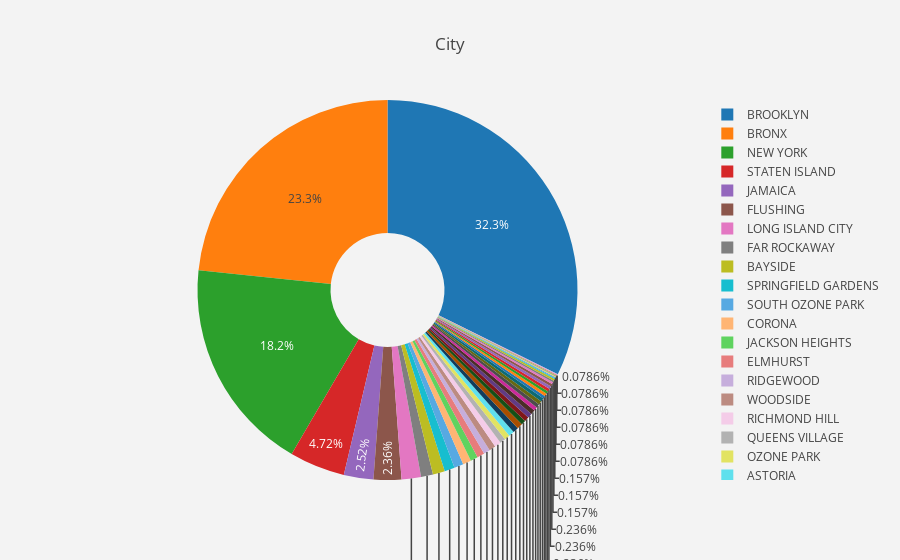

Notebook source saved alongside this figure:
### Markdown cell above
Well, According to the above charts, Most of the Schools are from Brooklyn(32.3%), followed by Bronx(23.3%), New York(18.2%), Staten Island(4.72%), Jamaica(2.52%)

### Code cell
school_city.plot('pie')

### Figure 1 — Plotly figure (JSON) as saved in the notebook; plotly's stock layout.template omitted (floating-point values rounded to 4 significant figures)
{"data": [{"hole": 0.3, "hoverinfo": "label+percent", "labels": ["ROOSEVELT ISLAND", "DOUGLASTON", "SOUTH RICHMOND HILL", "KEW GARDENS", "BROAD CHANNEL", "ROCKAWAY BEACH", "CAMBRIA HEIGHTS", "COLLEGE POINT", "ARVERNE", "LITTLE NECK", "WOODHAVEN", "FLORAL PARK", "EAST ELMHURST", "MASPETH", "HOWARD BEACH", "BELLEROSE", "HOLLIS", "ROSEDALE", "MIDDLE VILLAGE", "WHITESTONE", "SAINT ALBANS", "ROCKAWAY PARK", "GLENDALE", "QUEENS VILLAGE", "OZONE PARK", "ASTORIA", "FOREST HILLS", "REGO PARK", "RIDGEWOOD", "WOODSIDE", "RICHMOND HILL", "JACKSON HEIGHTS", "ELMHURST", "CORONA", "SOUTH OZONE PARK", "SPRINGFIELD GARDENS", "FAR ROCKAWAY", "BAYSIDE", "LONG ISLAND CITY", "FLUSHING", "JAMAICA", "STATEN ISLAND", "NEW YORK", "BRONX", "BROOKLYN"], "type": "pie", "values": [1, 1, 1, 1, 1, 1, 2, 2, 2, 3, 3, 3, 3, 3, 3, 4, 4, 4, 4, 5, 5, 5, 5, 6, 6, 6, 6, 6, 7, 7, 7, 8, 8, 9, 10, 11, 13, 13, 21, 30, 32, 60, 232, 297, 411]}], "layout": {"autosize": true, "paper_bgcolor": "rgb(243, 243, 243)", "plot_bgcolor": "rgb(243, 243, 243)", "title": "City"}}
